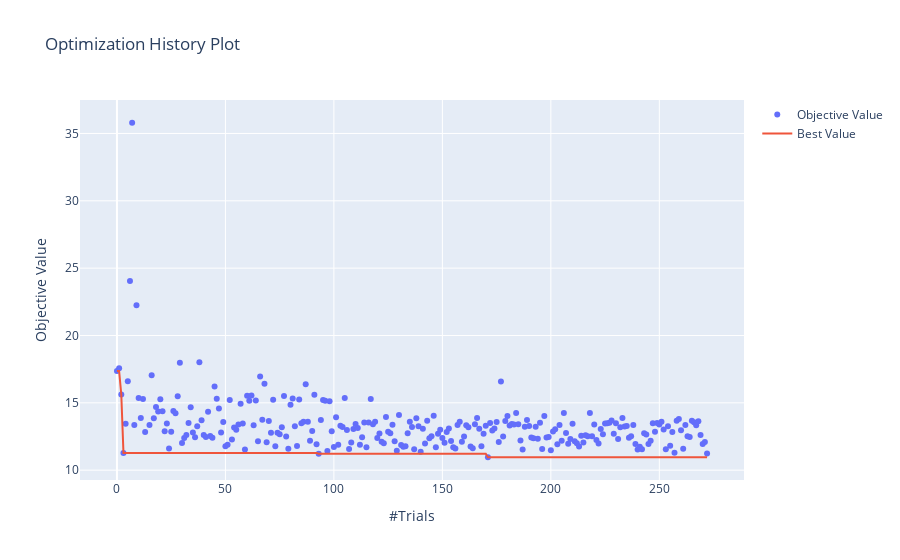

The code cell stored with this chart in its notebook:
### Code cell
model.plot_opt_history()

### Figure 1 — Plotly figure (JSON) as saved in the notebook; plotly's stock layout.template omitted (floating-point values rounded to 4 significant figures; data arrays with more than 128 entries replaced by an {"elided": "..."} marker saying what was removed)
{"data": [{"mode": "markers", "name": "Objective Value", "type": "scatter", "x": {"elided": "272 int values"}, "y": {"elided": "272 float values"}}, {"name": "Best Value", "type": "scatter", "x": {"elided": "272 int values"}, "y": {"elided": "272 float values"}}], "layout": {"title": {"text": "Optimization History Plot"}, "xaxis": {"title": {"text": "#Trials"}}, "yaxis": {"title": {"text": "Objective Value"}}}}
